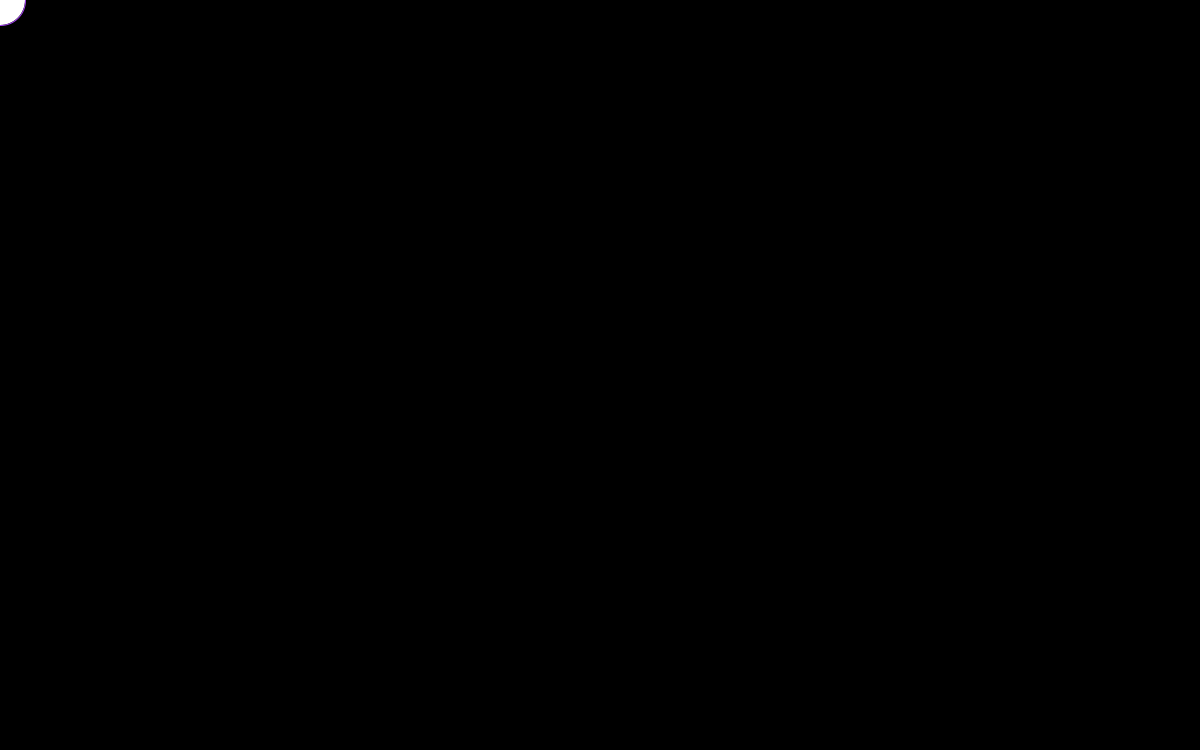
Frame 1 (no input)
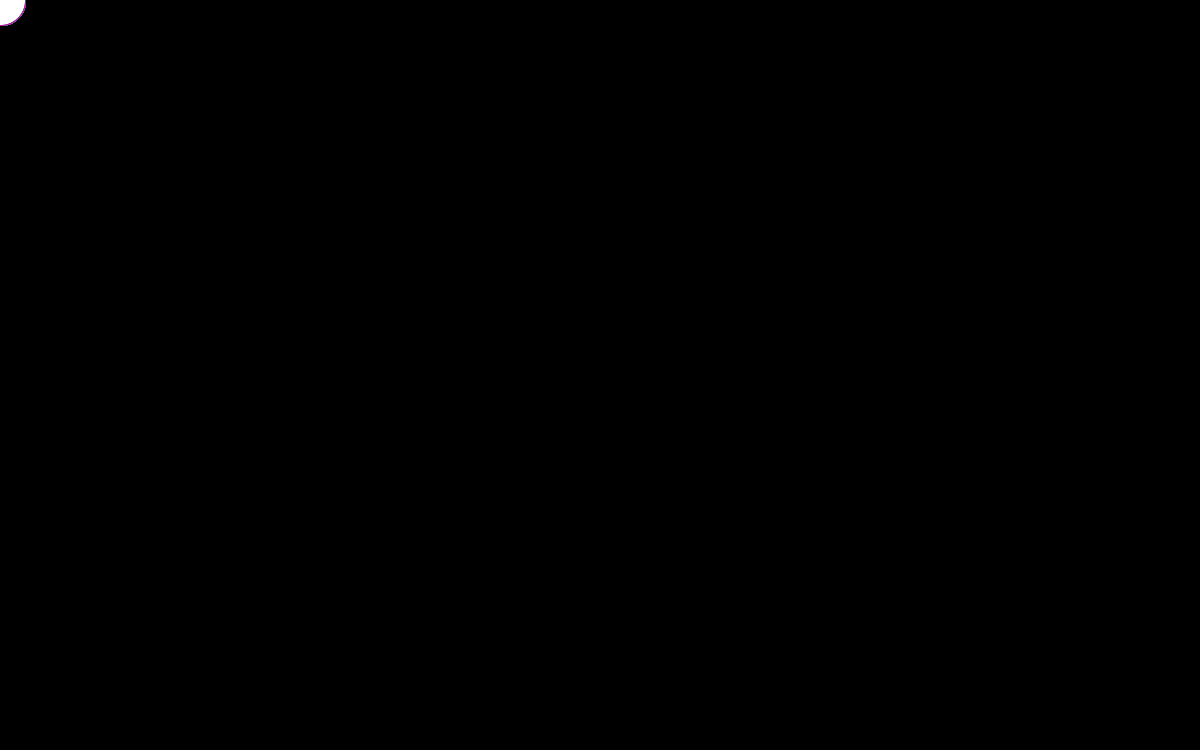
Frame 60 (the mouse pressed at the canvas centre just before this capture)
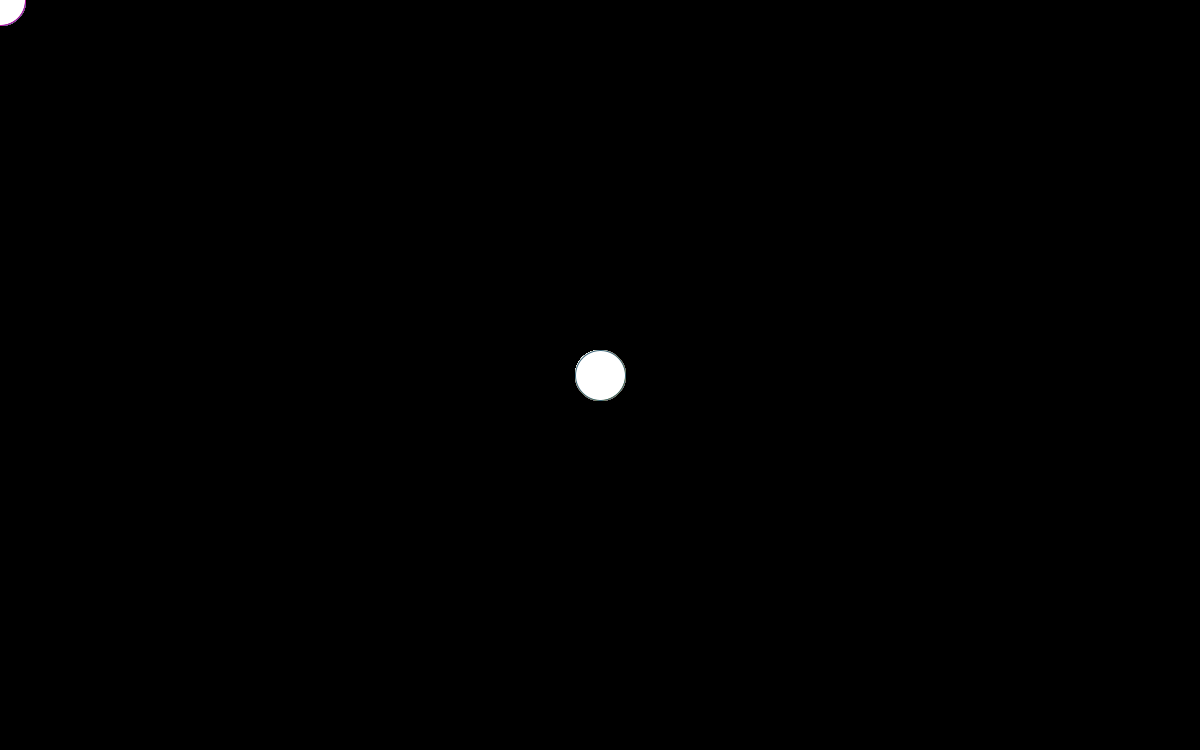
Frame 120 (the mouse held since frame 60 and released just before this capture)

The Processing sketch that drew these frames (run headless with seeded random() and noise(); from frame 60 on, the mouse is pressed at the canvas centre):

// Processing sketch: processing_148237
// ── processing_148237.pde

void setup()
{
  size(1200, 750);
  background(0, 0, 0    );
  smooth();
}

void draw()
{

stroke(random(255), random(255), random(255));
  ellipse(mouseX, mouseY, 50,50);
} 

void keyPressed()
{
  fill(random(255), random(255), random(255));
  if(key=='r')
  {
    fill(255,0,0);
  }
  if(key=='b')
  {
    fill(0,0,200);
  }
  if(key==' ')
  {
    background(0,0, 0);
    fill(255,255,255);
  }
}
